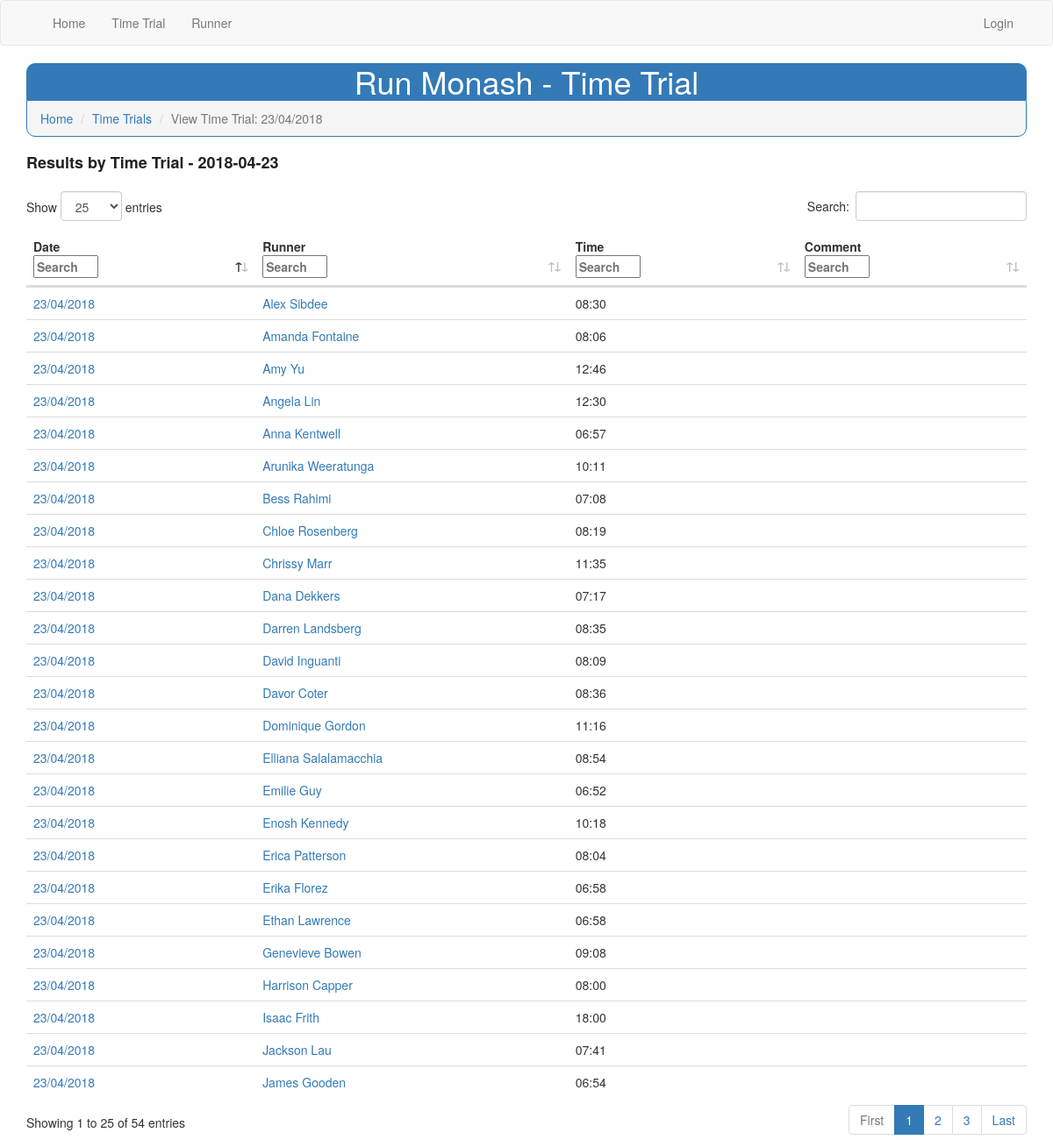
/time_trial/view/2018-04-23, run on an earlier commit of the app's database.
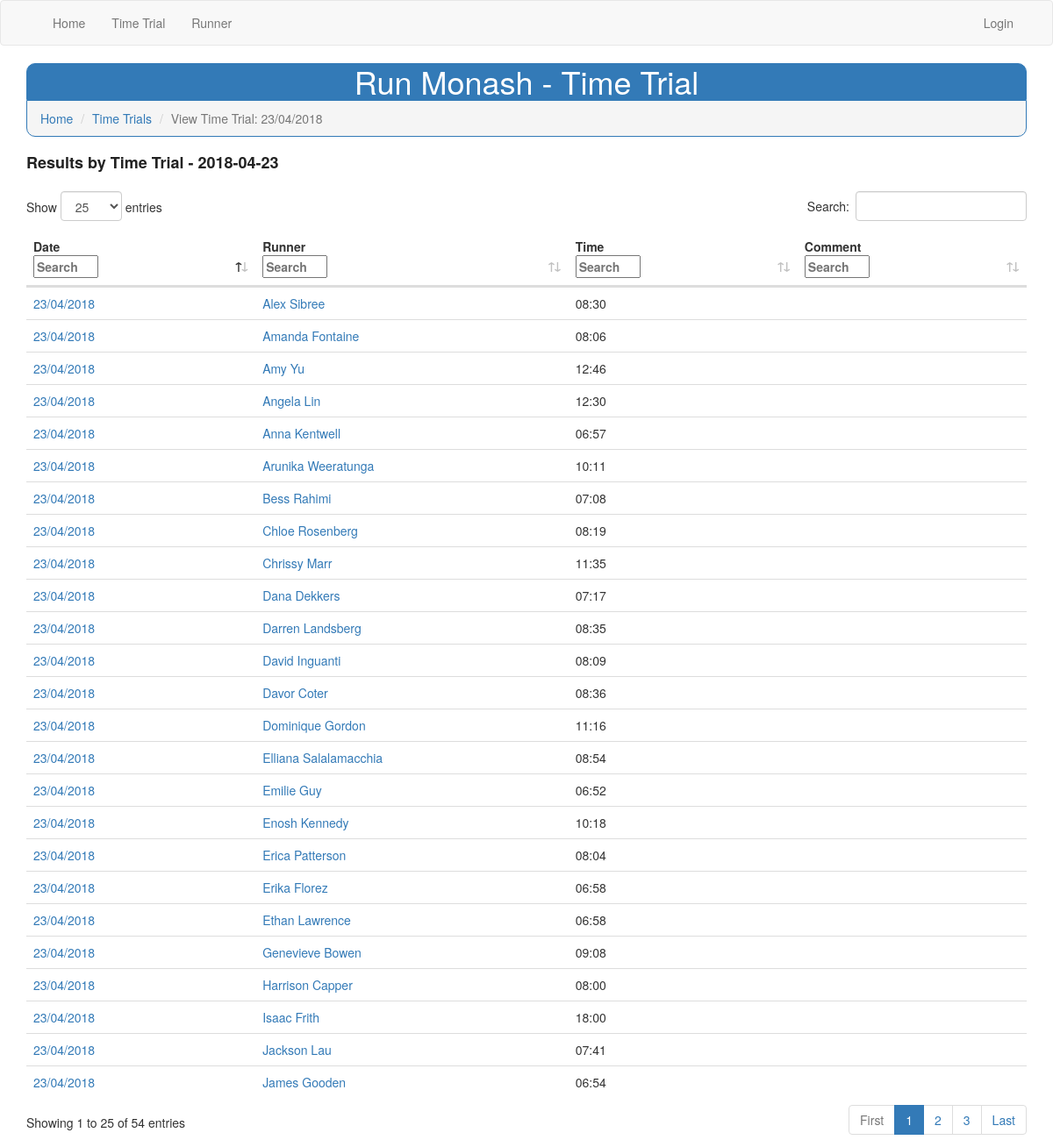
And on a later commit of the database.
### app/models.py (models this page shows, shortened)
class TimeTrial(db.Model):
    id = db.Column(db.Integer, primary_key=True)
    date = db.Column(db.Date)
    description = db.Column(db.String(150))
    results = db.relationship('TimeTrialResult', backref='time_trial', lazy='dynamic')
    def get_formatted_date(self):
        return self.date.strftime("%d/%m/%Y")
    def __repr__(self):
        return '{}'.format(self.date.strftime('%d/%m/%Y'))

class TimeTrialResult(db.Model):
    id = db.Column(db.Integer, primary_key=True)
    time_trial_id = db.Column(db.Integer, db.ForeignKey('time_trial.id'))
    runner_id = db.Column(db.Integer, db.ForeignKey('runner.id'))
    time = db.Column(db.Time)
    comment = db.Column(db.String(50))

class Runner(UserMixin, db.Model):
    id = db.Column(db.Integer, primary_key=True)
    username = db.Column(db.String(50))
    first_name = db.Column(db.String(50))
    last_name = db.Column(db.String(50))
    gender = db.Column(db.String(2))
    active = db.Column(db.Integer)
    level = db.Column(db.Integer)
    password_hash = db.Column(db.String(128))
    results = db.relationship('TimeTrialResult', backref='runner', lazy='dynamic')
    def __repr__(self):
        return '{} {}'.format(self.first_name, self.last_name)

### app/routes.py (the view)
@app.route('/time_trial/view/<date>', methods=['GET', 'POST'])
def time_trial_result(date):
    current_model = TimeTrial.query.filter_by(date=date).first_or_404()
    form = TimeTrialResultForm()
    if form.validate_on_submit():
        model = TimeTrialResult()
        form.populate_obj(model)
        model.time_trial_id = model.time_trial_id.id
        model.runner_id = model.runner_id.id
        db.session.add(model)
        db.session.commit()
    elif request.method == 'GET':
        form.time_trial_id.data = current_model
    results = current_model.results.join(TimeTrialResult.runner).order_by(Runner.first_name.asc())
    breadcrumbs = [
        {'link': url_for('index'), 'text': 'Home', 'visible': True},
        {'link': url_for('time_trial'), 'text': 'Time Trials', 'visible': True},
        {'text': 'View Time Trial: '+str(current_model)}
    ]
    return render_template(
        'time_trial_results.html',
        form=form,
        time_trial=current_model,
        results=results,
        tables=[{'name': 'time-trial-results-list'}],
        breadcrumbs=breadcrumbs,
    )

### app/forms.py
class TimeTrialResultForm(FlaskForm):
    time_trial_id = QuerySelectField(
        'Date',
        validators=[DataRequired()],
        query_factory=lambda: TimeTrial.query.order_by(TimeTrial.date.desc()).all()
    )
    runner_id = QuerySelectField(
        'Runner',
        validators=[DataRequired()],
        query_factory=lambda: Runner.query.order_by(Runner.first_name.asc()).all()  # filter_by(active=1)
    )
    time = TimeField('Time', format='%M:%S', render_kw={"placeholder": "Enter Time in format: mm:ss"})
    comment = StringField('Comment')
    submit = SubmitField('Add')

### app/templates/time_trial_results.html (shortened to what this page needs)
{% extends "base.html" %}
{% import 'bootstrap/wtf.html' as wtf %}
{% block app_content %}
    <h2 class="sub_title">Results by Time Trial - {{ time_trial.date }}</h2>
    {% include '_results.html' %}
{% endblock %}

### app/templates/base.html (shortened to what this page needs)
{% extends 'bootstrap/base.html' %}
{% block styles %}
    {{super()}}
    <link rel="stylesheet" href="{{url_for('.static', filename='time_trial.css')}}">
    <link rel="stylesheet" href="{{url_for('.static', filename='datatables.min.css')}}">
{% endblock %}
{% block navbar %}
    <nav class="navbar navbar-default">
        <div class="container">
            <div class="collapse navbar-collapse" id="bs-example-navbar-collapse-1">
                <ul class="nav navbar-nav">
                    <li><a href="/index">Home</a></li>
                    <li><a href="{{ url_for('time_trial') }}">Time Trial</a></li>
                    <li><a href="{{ url_for('runner') }}">Runner</a></li>
                 </ul>
                 <ul class="nav navbar-nav navbar-right">
                    {% if current_user.is_anonymous %}
                    <li><a href="{{ url_for('login') }}">Login</a></li>
                    {% else %}
                    <li><a href="{{ url_for('runner_update', username=current_user.username) }}">{{ current_user }} Profile</a></li>
                    <li><a href="{{ url_for('logout') }}">Logout</a></li>
                    {% endif %}
                </ul>
            </div>
        </div>
    </nav>
{% endblock %}
{% block content %}
    <div class="container">
        <h1 class="page_title p-3 mb-2 bg-primary text-white">Run Monash - Time Trial</h1>
        {% if breadcrumbs %}
        <nav aria-label="breadcrumb">
        <ol class="breadcrumb">
        {% for item in breadcrumbs %}
            {% if item.visible and item.link %}
                <li class="breadcrumb-item"><a href="{{ item.link }}">{{ item.text }}</a></li>
            {% elif not item.link %}
                <li class="breadcrumb-item active" aria-current="page">{{ item.text }}</li>
            {% endif %}
        {% endfor %}
        </ol>
        </nav>
        {% endif %}
        {% block app_content %}{% endblock %}
    </div>
{% endblock %}

### app/templates/_results.html (shortened to what this page needs)
<table id="time-trial-results-list" class="table table-hover" data-page-length='25'>
    <thead>
    <tr>
        <th>Date</th>
        <th>Runner</th>
        <th>Time</th>
        <th>Comment</th>
        {% if current_user.is_authenticated and current_user.level >= 2 %}<th data-searchable="false" data-orderable="false">Actions</th>{% endif %}</tr>
    </thead>
    <tbody>
    {% for item in results %}
    <tr>
        <td data-order="{{ item.time_trial.date }}">
            <a href="{{ url_for('time_trial_result', date=item.time_trial.date) }}">
                {{ item.time_trial.get_formatted_date() }}
            </a>
        </td>
        <td>
            <a href="{{ url_for('runner_result', username=item.runner.username) }}">
                {{ item.runner }}
            </a>
        </td>
        <td>
            {{ item.time.strftime('%M:%S') }}
        </td>
        <td>
        </td>
    </tr>
    {% endfor %}
    </tbody>
</table>

### app/static/time_trial.css (style rules this page uses)
h1.page_title { margin-top: 0; padding-top: 0; margin-bottom: 0; text-align: center; border: 1px solid #337ab7; border-radius: 10px 10px 0 0; }
h2.sub_title { color: #222222; font-size: 18px; font-weight: bold; margin-bottom: 1em; padding-bottom: 0.25em; }
ol.breadcrumb { margin-bottom: 10px !important; padding-bottom: 10px !important; padding-top: 10px !important; border: 1px solid #337ab7; border-radius: 0 0 10px 10px; }

What changed in the data, as far as the page shows it:
removed TimeTrialResult: time_trial.get_formatted_date "23/04/2018", runner "Alex Sibdee", time "08:30"
added TimeTrialResult: time_trial.get_formatted_date "23/04/2018", runner "Alex Sibree", time "08:30"
